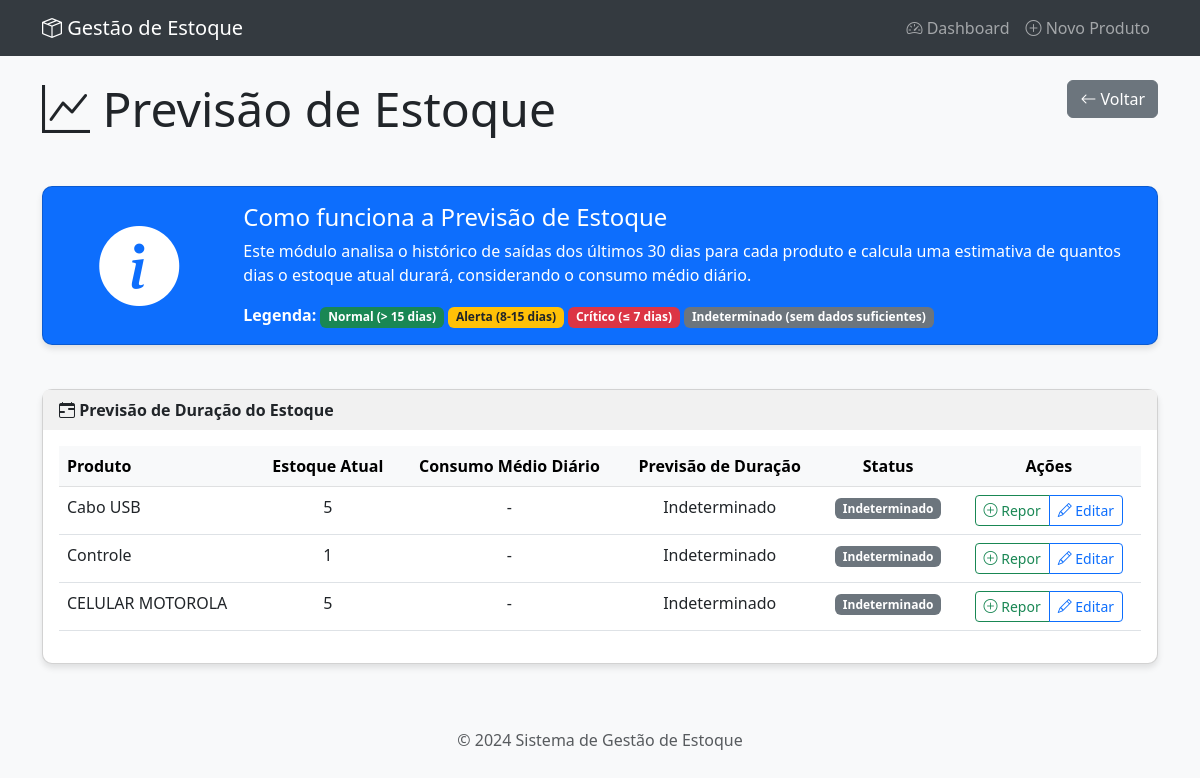
Before: /previsao/ with the older database file.
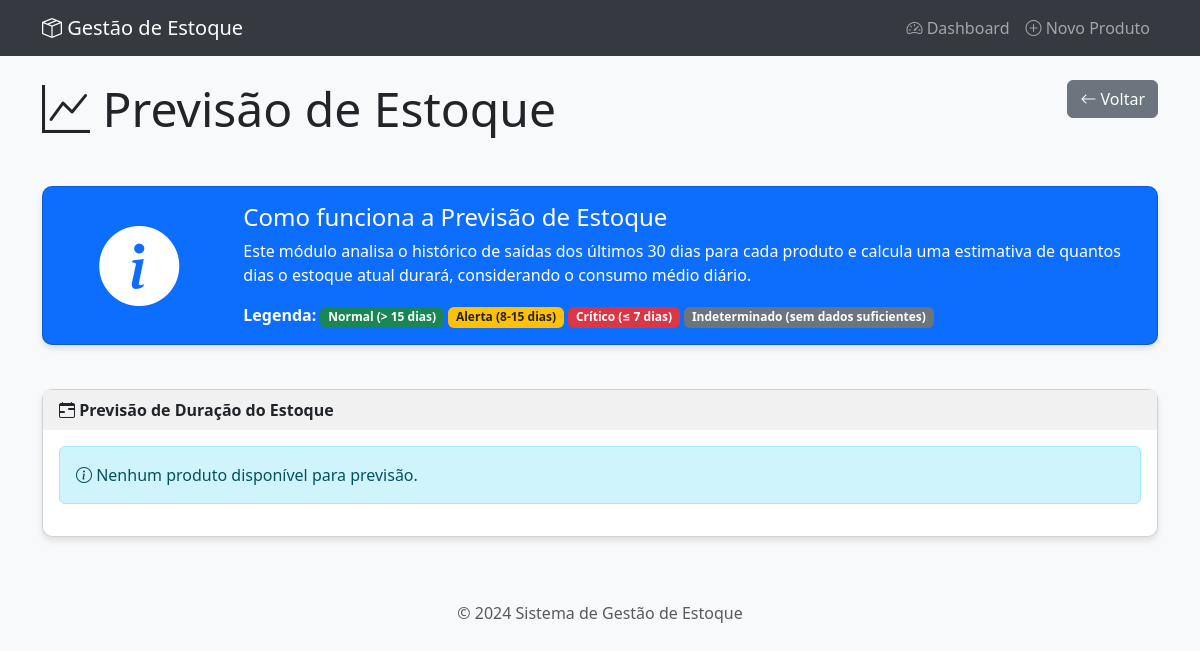
After: the same page with the newer database file.
### produtos/models.py (models this page shows, shortened)
class Produto(models.Model):
    TIPO_CHOICES = (
        ('novo', 'Novo'),
        ('usado', 'Usado'),
    )
    nome = models.CharField(max_length=100)
    descricao = models.TextField()
    quantidade = models.IntegerField(default=0)
    data_cadastro = models.DateTimeField(auto_now_add=True)
    data_atualizacao = models.DateTimeField(auto_now=True)
    estoque_minimo = models.IntegerField(null=True, blank=True, help_text="Quantidade mínima para produtos novos antes de gerar alerta")
    tipo = models.CharField(max_length=10, choices=TIPO_CHOICES, default='novo')
    def dias_ate_acabar(self):
        ultimos_30_dias = timezone.now() - timedelta(days=30)
        transacoes = Transacao.objects.filter(
            produto=self,
            data__gte=ultimos_30_dias,
            tipo='saida'
        ).aggregate(total_saidas=Sum('quantidade'))
        total_saidas = transacoes['total_saidas'] or 0
        if total_saidas == 0:
            return None  # Sem dados suficientes ou sem consumo
        media_diaria = total_saidas / 30
        if media_diaria <= 0:
            return None  # Evita divisão por zero
        return round(self.quantidade / media_diaria)

### produtos/views.py (the view)
# urls.py: path('previsao/', views.previsao_estoque, name='previsao_estoque'),
def previsao_estoque(request):
    produtos = Produto.objects.filter(tipo='novo') # Previsão só faz sentido para novos?
    previsoes = []
    for produto in produtos:
        dias = produto.dias_ate_acabar()
        previsao, created = PrevisaoEstoque.objects.get_or_create(produto=produto)
        if dias is not None:
            previsao.dias_estimados = dias
            ultimos_30_dias = timezone.now() - timedelta(days=30)
            transacoes_saida = Transacao.objects.filter(
                produto=produto,
                data__gte=ultimos_30_dias,
                tipo='saida'
            ).aggregate(total_saidas=Sum('quantidade'))
            total_saidas = transacoes_saida['total_saidas'] or 0
            previsao.consumo_medio_diario = total_saidas / 30
            previsao.save()
        else:
            previsao.dias_estimados = None
            previsao.consumo_medio_diario = None
            previsao.save()
        status = 'indefinido'
        if dias is not None:
            if dias <= 7: status = 'critico'
            elif dias <= 15: status = 'alerta'
            else: status = 'normal'
        previsoes.append({
            'produto': produto,
            'dias': dias,
            'status': status
        })
    context = {
        'previsoes': previsoes,
        'titulo': 'Previsão de Estoque (Produtos Novos)'
    }
    return render(request, 'produtos/previsao_estoque.html', context)

### produtos/templates/produtos/previsao_estoque.html (shortened to what the changed rows need)
{% extends 'produtos/base.html' %}
{% block content %}
<div class="row mb-4">
    <div class="col-md-6">
        <h1 class="display-5 mb-4">
            <i class="bi bi-graph-up"></i> Previsão de Estoque
        </h1>
    </div>
</div>
<div class="card">
    <div class="card-body">
        {% if previsoes %}
            <div class="table-responsive">
                <table class="table table-hover">
                    <thead class="table-light">
                        <tr>
                            <th>Produto</th>
                            <th class="text-center">Estoque Atual</th>
                            <th class="text-center">Consumo Médio Diário</th>
                            <th class="text-center">Previsão de Duração</th>
                            <th class="text-center">Status</th>
                            <th class="text-center">Ações</th>
                        </tr>
                    </thead>
                    <tbody>
                        {% for previsao in previsoes %}
                            <tr>
                                <td>{{ previsao.produto.nome }}</td>
                                <td class="text-center">{{ previsao.produto.quantidade }}</td>
                                <td class="text-center">
                                    {% if previsao.dias %}
                                        {{ previsao.produto.quantidade|divisibleby:previsao.dias|floatformat:1 }} unid./dia
                                    {% else %}
                                        -
                                    {% endif %}
                                </td>
                                <td class="text-center">
                                    {% if previsao.dias %}
                                        {{ previsao.dias }} dias
                                    {% else %}
                                        Indeterminado
                                    {% endif %}
                                </td>
                                <td class="text-center">
                                    {% if previsao.status == 'normal' %}
                                        <span class="badge bg-success">Normal</span>
                                    {% elif previsao.status == 'alerta' %}
                                        <span class="badge bg-warning text-dark">Alerta</span>
                                    {% elif previsao.status == 'critico' %}
                                        <span class="badge bg-danger">Crítico</span>
                                    {% else %}
                                        <span class="badge bg-secondary">Indeterminado</span>
                                    {% endif %}
                                </td>
                                <td class="text-center">
                                    <div class="btn-group">
                                        <a href="{% url 'atualizar_estoque' previsao.produto.id %}" class="btn btn-sm btn-outline-success">
                                            <i class="bi bi-plus-circle"></i> Repor
                                        </a>
                                        <a href="{% url 'produto_update' previsao.produto.id %}" class="btn btn-sm btn-outline-primary">
                                            <i class="bi bi-pencil"></i> Editar
                                        </a>
                                    </div>
                                </td>
                            </tr>
                        {% endfor %}
                    </tbody>
                </table>
            </div>
        {% else %}
            <div class="alert alert-info">
                <i class="bi bi-info-circle"></i> Nenhum produto disponível para previsão.
            </div>
        {% endif %}
    </div>
</div>
{% endblock %}

Changed rows visible on the page:
removed Produto: produto.nome "Cabo USB", produto.quantidade "5"
removed Produto: produto.nome "Controle", produto.quantidade "1"
removed Produto: produto.nome "CELULAR MOTOROLA", produto.quantidade "5"
Other visible differences:
text no longer shown: "Produto Estoque Atual Consumo Médio Diário Previsão de Duração Status Ações"
text now shown: "Nenhum produto disponível para previsão."
